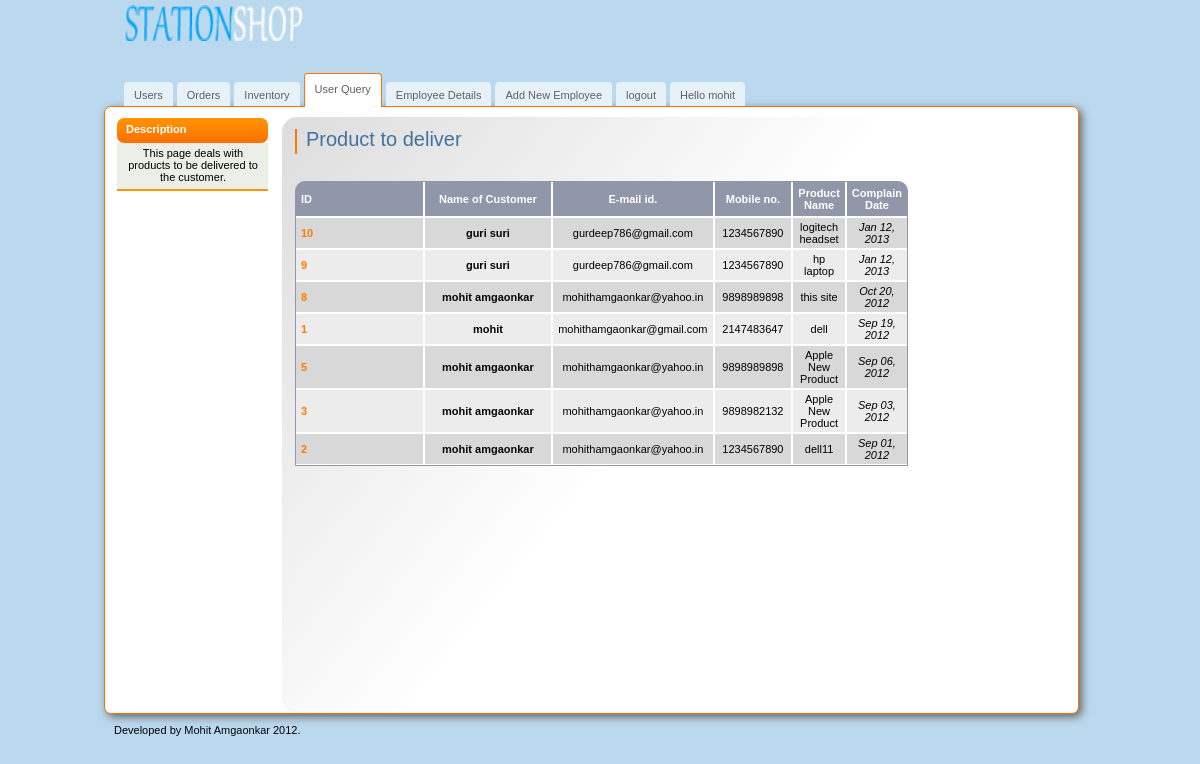
The page /stationshop/admin/querysolved.php (signed in) on the database its author committed.
### tables this page shows
CREATE TABLE IF NOT EXISTS `support_table` (
  `suid` int(100) NOT NULL AUTO_INCREMENT,
  `name` varchar(1000) NOT NULL,
  `productname` varchar(1000) NOT NULL,
  `email` varchar(1000) NOT NULL,
  `mobileno` bigint(100) NOT NULL,
  `query` text NOT NULL,
  `status` varchar(50) NOT NULL DEFAULT 'in process',
  `complain_date` datetime NOT NULL,
  `resolved_on` datetime NOT NULL DEFAULT '0000-00-00 00:00:00',
  PRIMARY KEY (`suid`)
);

### stationshop/admin/querysolved.php (the view, shortened to what this page needs)
<?php
$managera = preg_replace('#[^A-Za-z0-9]#i', '', $_SESSION["managera"]);
?>
<!DOCTYPE html>
<html>
<head>
    <link  href="css/admin.css" rel="stylesheet" type="text/css" />
</head>
<body>
    <div id="main">
        <div id="header">
            <a href="index.php" class="logo"><img src="img/logo.png" width="183" height="36" alt="" /></a>
            <ul id="top-navigation">
                <li><a href="index.php">Users</a></li>
                <li><a href="order.php">Orders</a></li>
                <li><a href="inventory_list.php">Inventory</a></li>
                <li><a href="querysolved.php"  class="active">User Query</a></li>
                <li><a href="employeedetail.php">Employee Details</a></li>
                <li><a href="add.php">Add New Employee</a></li>
                <li><a href="logout.php">logout</a></li>
                <li><a href="setting.php"><? echo "Hello ".$managera; ?></a></li>
            </ul>
        </div>
        <div id="middle">
            <div id="left-column">
                <h3>Description</h3>
                <ul class="nav">
                    <li><center>This page deals with products to be delivered to the customer.</center></li>
                </ul>
            </div>
            <div id="center-column">
                <div class="top-bar">
                    <h1>Product to deliver</h1>
                </div>
              <p>&nbsp;</p>
              <div >
                    <table width="664" cellpadding="0" cellspacing="0" class="listing">
                        <tr>
                        	<th width="25">ID</th>
                            <th width="150">Name of Customer</th>
                            <th width="64">E-mail id.</th>
                            <th width="70">Mobile no.</th>
                            <th width="25">Product Name</th>
                            <th width="34">Complain Date</th>
                        </tr>
                       <?php
$product_list = "";
$sql = mysql_query("SELECT * FROM support_table ORDER BY complain_date DESC");
$productCount = mysql_num_rows($sql);
if ($productCount > 0) {
	while($row = mysql_fetch_array($sql)){
             $id = $row["suid"];
			 $name = $row["name"];
			 $email = $row["email"];
			 $mobileno = $row["mobileno"];
			 $product = $row["productname"];
			 $date_added = strftime("%b %d, %Y", strtotime($row["complain_date"]));
			$product_list .='
			 <tr>
                            <td class="style1">'.$id.'</td>
                            <td><strong><a href="query_detail1.php?pid='.$id.'">'.$name.'</a></strong></td>
							<td>'.$email.'</td>
                            <td>'.$mobileno.'</td>
                            <td>'.$product.'</td>
							<td><em>'.$date_added.'</em></td>
                        </tr>';
    }
} else {
	$product_list = "<h2>You have no products to deliver</h2>";
}
?>
                       <? echo $product_list; ?>
                    </table>
                    </div>
            </div>
        </div>
        <div id="footer"><p>Developed by <a href="https://www.facebook.com/mohithamgaonkar">Mohit Amgaonkar </a> 2012. </div>
    </div>
</body>
</html>

### stationshop/admin/css/admin.css (style rules this page uses)
body { margin:0; padding:0; background:#BBD9EE; color:#000; font-family:tahoma,arial,sans-serif; font-size:11px; }
img { border:none; }
a { color:#060606;text-decoration: none }
#main { width:992px; margin:0 auto; }
#header { position:relative; width:992px; height:106px; }
a.logo { position:absolute; top:5px; left:20px; }
#top-navigation { position:absolute; top:73px; left:20px; margin:0; padding:0; list-style:none; }
#top-navigation li { float:left; margin:0 4px 0 0; height:34px; }
#top-navigation li a { float:left; display:block; height:20px; line-height:19px; margin-top:9px; color:#606060; padding:4px 10px 0 10px; border-top-left-radius: 4px; border-top-right-radius: 4px; -moz-border-radius-topleft: 4px; -moz-border-radius-topright: 4px; -webkit-border-top-left-radius: 4px; -webkit-border-top-right-radius: 4px; background:#e7f1f8; }
#top-navigation li a.active { padding:6px 10px 0 10px; height:27px; border:1px #ff7300 solid; border-bottom:none; margin:0; background:white; }
#middle { float:left; width:973px; background:#fff; border: 1px solid #ff6f00; border-radius: 7px; -moz-border-radius: 7px; -webkit-border-radius: 7px; -moz-box-shadow: 3px 3px 9px #666; -webkit-box-shadow: 3px 3px 9px #666; box-shadow: 3px 3px 9px #666; padding:10px 0 0 0; }
#left-column { float:left; padding:1px 14px 0 12px; width:151px; }
#center-column { float:left; width:714px; background:url(../img/bg-center-column.jpg) top left no-repeat; background:-webkit-gradient( linear, left top, right bottom, color-stop(0, rgb(221,221,221)), color-stop(0.5, rgb(255,255,255)) ); background:-moz-linear-gradient( left top, rgb(221,221,221) 0%, rgb(255,255,255) 50% ); border-radius: 15px; -moz-border-radius: 15px; -webkit-border-radius: 15px; min-height:584px; padding:12px 16px 0 13px; }
#footer { float:left; width:100%; height:15px; }
#footer p { margin: 10px; }
#left-column h3 { font-size:11px; margin:0; color:#fff; background:#ff9500; background:-webkit-gradient( linear, left top, left bottom, color-stop(0, rgb(255,149,0)), color-stop(1, rgb(255,111,0)) ); background:-moz-linear-gradient( center top, rgb(255,149,0) 0%, rgb(255,111,0) 100% ); border-radius: 7px; -moz-border-radius: 7px; -webkit-border-radius: 7px; height:25px; line-height:23px; padding:0 0 0 9px; }
ul.nav { margin:0 0 11px 0; border-bottom:2px solid #FF9600; background:#ECEFE7; list-style:none; padding:0 2px; }
ul.nav li { padding:4px 4px 6px 5px; border-bottom: 1px #666 dashed; }
ul.nav li:last-child { border:none; }
.top-bar { float:left; width:703px; border-left:2px solid #f70; padding:0 0 0 9px; margin:0 0 4px 0; }
.top-bar h1 { font:20px/21px verdana,sans-serif; color:#43729F; margin:0 0 4px 0; }
table.listing { border-bottom:1px solid #9097A9; background:#9097A9; width:613px; padding:0; margin:0; border:1px solid #9097A9; border-top-left-radius: 10px; border-top-right-radius: 10px; -moz-border-radius-topleft: 10px; -moz-border-radius-topright: 10px; -webkit-border-top-left-radius: 10px; -webkit-border-top-right-radius: 10px; }
table.listing th { border-top:0 !important; }
table.listing td, table.listing th { border:1px solid #fff; text-align:center; }
table.listing th { color:#fff; padding:5px; }
table.listing td { background:#D8D8D8; color:#000; padding:3px 5px; }
table.listing tr:nth-child(odd) td { background:#ECECEC; }
table.listing th:first-child, table.listing td:first-child { border-left:0px solid #9097A9;text-align:left; }
table.listing th:last-child, table.listing td:last-child { border-right:0px solid #9097A9; }
table.listing th:first-child { width: 177px; border-left:0; }
table.listing .style1 { font-weight:bold;color:#FF7A00; }

### rows shown on the page
support_table: suid "10", name "guri suri", email "gurdeep786@gmail.com", mobileno "1234567890", productname "logitech headset", complain_date "Jan 12, 2013"
support_table: suid "9", name "guri suri", email "gurdeep786@gmail.com", mobileno "1234567890", productname "hp laptop", complain_date "Jan 12, 2013"
support_table: suid "8", name "mohit amgaonkar", email "mohithamgaonkar@yahoo.in", mobileno "9898989898", productname "this site", complain_date "Oct 20, 2012"
support_table: suid "1", name "mohit", email "mohithamgaonkar@gmail.com", mobileno "2147483647", productname "dell", complain_date "Sep 19, 2012"
support_table: suid "5", name "mohit amgaonkar", email "mohithamgaonkar@yahoo.in", mobileno "9898989898", productname "Apple New Product", complain_date "Sep 06, 2012"
support_table: suid "3", name "mohit amgaonkar", email "mohithamgaonkar@yahoo.in", mobileno "9898982132", productname "Apple New Product", complain_date "Sep 03, 2012"
support_table: suid "2", name "mohit amgaonkar", email "mohithamgaonkar@yahoo.in", mobileno "1234567890", productname "dell11", complain_date "Sep 01, 2012"

### other values the page prints
$managera "mohit"
